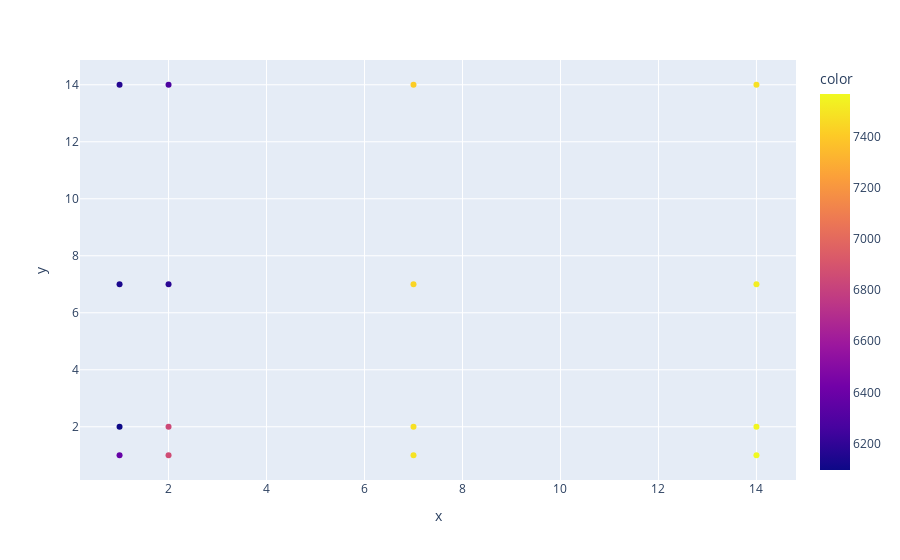

Notebook cell for this chart:
### Code cell
fig = px.scatter(x=x, y=y,
              color=z)
fig.show()

### Figure 1 — Plotly figure (JSON) as saved in the notebook; plotly's stock layout.template omitted (floating-point values rounded to 4 significant figures)
{"data": [{"hovertemplate": "x=%{x}<br>y=%{y}<br>color=%{marker.color}<extra></extra>", "legendgroup": "", "marker": {"color": [6379.0, 6096.0, 6134.0, 6163.0, 6859.0, 6843.0, 6175.0, 6285.0, 7493.0, 7481.0, 7443.0, 7413.0, 7568.0, 7555.0, 7530.0, 7481.0], "coloraxis": "coloraxis", "symbol": "circle"}, "mode": "markers", "name": "", "orientation": "v", "showlegend": false, "type": "scatter", "x": [1, 1, 1, 1, 2, 2, 2, 2, 7, 7, 7, 7, 14, 14, 14, 14], "xaxis": "x", "y": [1, 2, 7, 14, 1, 2, 7, 14, 1, 2, 7, 14, 1, 2, 7, 14], "yaxis": "y"}], "layout": {"coloraxis": {"colorbar": {"title": {"text": "color"}}, "colorscale": [[0, "#0d0887"], [0.1111, "#46039f"], [0.2222, "#7201a8"], [0.3333, "#9c179e"], [0.4444, "#bd3786"], [0.5556, "#d8576b"], [0.6667, "#ed7953"], [0.7778, "#fb9f3a"], [0.8889, "#fdca26"], [1, "#f0f921"]]}, "legend": {"tracegroupgap": 0}, "margin": {"t": 60}, "xaxis": {"anchor": "y", "domain": [0, 1], "title": {"text": "x"}}, "yaxis": {"anchor": "x", "domain": [0, 1], "title": {"text": "y"}}}}
